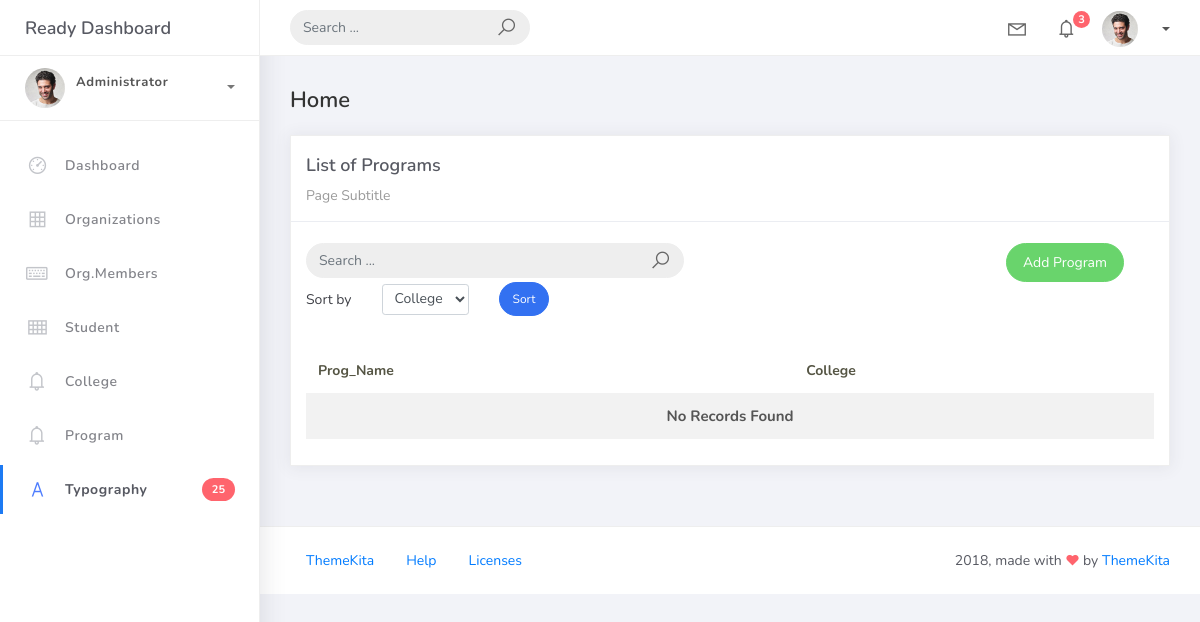
Before: /program_list with the older database file.
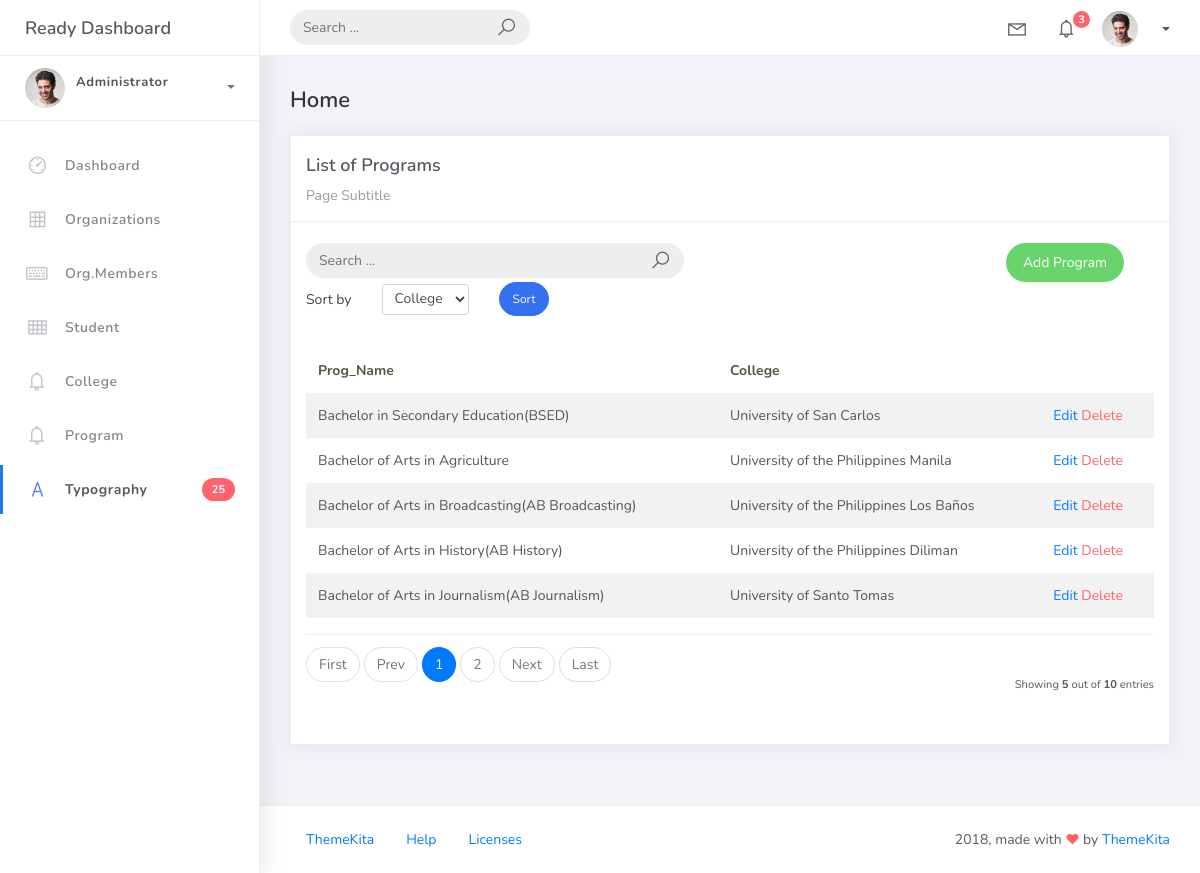
After: the same page with the newer database file.
### studentorg/models.py (models this page shows, shortened)
class BaseModel(models.Model):
    created_at = models.DateTimeField(auto_now_add=True, db_index=True)
    updated_at = models.DateTimeField(auto_now=True)
    class Meta:
        abstract = True

class Program(BaseModel):
    prog_name = models.CharField(max_length=150)
    college = models.ForeignKey(College, on_delete=models.CASCADE)

class College(BaseModel):
    college_name = models.CharField(max_length=150)
    def __str__ (self):
        return self.college_name

### studentorg/views.py (the view)
# urls.py: path('program_list', ProgramList.as_view(), name='program-list'),
class ProgramList(ListView):
    model = Program
    context_object_name = 'program'
    template_name = 'program_list.html'
    paginate_by = 5
    def get_queryset(self):
        qs = super().get_queryset()
        query = self.request.GET.get('q')
        if query:
            qs = qs.filter(
                Q(prog_name__icontains=query)
                )
        return qs
    def get_ordering(self):
        allowed = ["prog_name", "college__college_name"]
        sort_by = self.request.GET.get("sort_by")
        if sort_by in allowed:
            return sort_by
        return "prog_name"

### templates/program_list.html (shortened to what the changed rows need)
{% extends 'base.html' %} {% load static %} {% block content %}
<div class="content">
    <div class="container-fluid">
        <div class="row">
            <div class="col-md-12">
                <div class="card">
                    <br />
                    <div class="card-body">
                        <table class="table table-striped mt-3">
                            <thead>
                                <tr>
                                    <th scope="col">Prog_Name</th>
                                    <th scope="col">College</th>
                                </tr>
                            </thead>
                            <tbody>
                                {% for object in object_list %}
                                <tr>
                                    <td>{{ object.prog_name }}</td>
                                    <td>{{ object.college }}</td>
                                    <td>
                                        <a href="program_list/{{object.id}}">Edit</a>
                                        <a href="program_list/{{ object.id }}/delete" class="text-danger">Delete</a>
                                    </td>
                                </tr>
                                {% empty %}
                                <tr>
                                    <td colspan="4" style="text-align: center">
                                        <p class="text-sm font-weight-bold mb-0">No Records Found</p>
                                    </td>
                                </tr>
                                {% endfor %}
                            </tbody>
                        </table>
                        {% include 'includes/pagination.html' %}
                    </div>
                </div>
            </div>
        </div>
    </div>
</div>
{% endblock %}

Changed rows visible on the page:
added Program: prog_name "Bachelor in Secondary Education(BSED)", college "University of San Carlos"
added Program: prog_name "Bachelor of Arts in Agriculture", college "University of the Philippines Manila"
added Program: prog_name "Bachelor of Arts in Broadcasting(AB Broadcasting)", college "University of the Philippines Los Baños"
added Program: prog_name "Bachelor of Arts in History(AB History)", college "University of the Philippines Diliman"
added Program: prog_name "Bachelor of Arts in Journalism(AB Journalism)", college "University of Santo Tomas"
Other visible differences:
{{ object_list.count }}: (not shown) → "5"
{{ paginator.count }}: (not shown) → "10"
text no longer shown: "No Records Found"
text now shown: "First Prev Next Last Showing out of entries"
new list line: "1"
new list line: "2"
